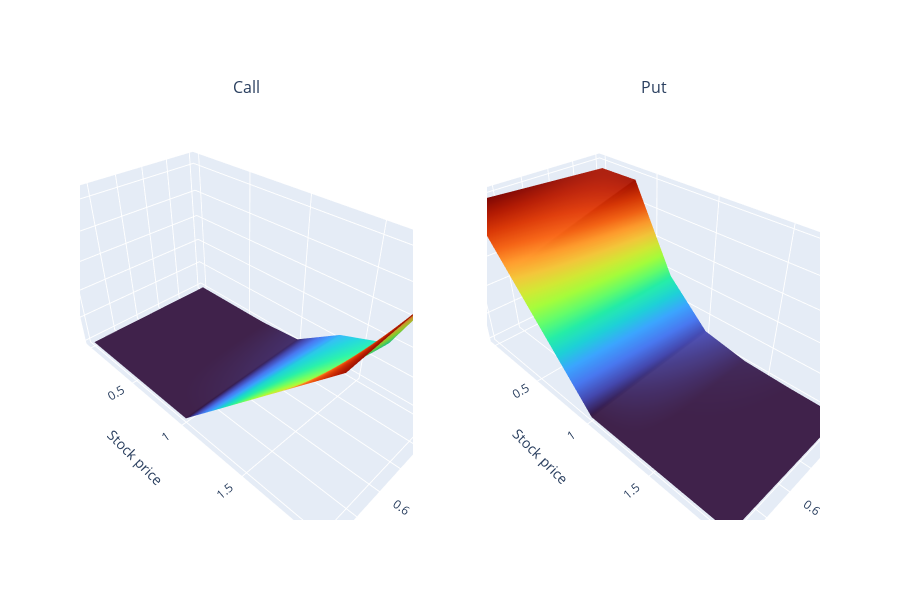

Notebook code for this chart:
### Markdown cell above
PDE for European options (in Black-Scholes model) with payoff $G(S_T)$:

$$
\begin{cases}
    \partial_t v+\frac{1}{2}\sigma^2 x^2 \partial^2_x v + rx \partial_x v - rv = 0 &\text{in } [0,T)\times[0,x_{max}) \\
    v(T,x) = G(x) &\text{in } [0,x_{max})
\end{cases}
$$

### Code cell
ue_fdm = EuropeanFDM(l=5, m=100)
xmin, xmax = 0, 2 * model.initial_value

fig = make_subplots(rows=1, cols=2, subplot_titles=("Call", "Put"), specs=[[{"type": "surface"}, {"type": "surface"}]])

# Call
ue_call = EuropeanCall(maturity, strike)
boundary_min = 0
boundary_max = xmax - ue_call.strike * np.exp(
    -model.interest_rate * (ue_call.maturity - np.linspace(0, ue_call.maturity, ue_fdm.m))
)
x, t, u = ue_fdm.solve(model, ue_call, xmin, xmax, boundary_min, boundary_max)
x, t = np.meshgrid(t, x)
fig.add_trace(go.Surface(z=u, x=x, y=t, colorscale="turbo", name=f"{ue_call.name()}", showscale=False), row=1, col=1)

# Put
ue_put = EuropeanPut(maturity, strike)
boundary_min = ue_call.strike * np.exp(
    -model.interest_rate * (ue_call.maturity - np.linspace(0, ue_call.maturity, ue_fdm.m))
)
boundary_max = 0
x, t, u = ue_fdm.solve(model, ue_put, xmin, xmax, boundary_min, boundary_max)
x, t = np.meshgrid(t, x)
fig.add_trace(go.Surface(z=u, x=x, y=t, colorscale="turbo", name=f"{ue_put.name()}", showscale=False), row=1, col=2)

fig.update_layout(
    title="",
    scene=dict(xaxis_title="Time", yaxis_title="Stock price", zaxis_title="Option price"),
    scene2=dict(xaxis_title="Time", yaxis_title="Stock price", zaxis_title="Option price"),
    height=600,
)
fig.show()

### Figure 1 — Plotly figure (JSON) as saved in the notebook; plotly's stock layout.template omitted (floating-point values rounded to 4 significant figures; data arrays with more than 128 entries replaced by an {"elided": "..."} marker saying what was removed)
{"data": [{"colorscale": [[0, "#30123b"], [0.07143, "#4145ab"], [0.1429, "#4675ed"], [0.2143, "#39a2fc"], [0.2857, "#1bcfd4"], [0.3571, "#24eca6"], [0.4286, "#61fc6c"], [0.5, "#a4fc3b"], [0.5714, "#d1e834"], [0.6429, "#f3c63a"], [0.7143, "#fe9b2d"], [0.7857, "#f36315"], [0.8571, "#d93806"], [0.9286, "#b11901"], [1, "#7a0402"]], "name": "European Call", "scene": "scene", "showscale": false, "type": "surface", "x": {"elided": "7x101 float values"}, "y": {"elided": "7x101 float values"}, "z": {"elided": "7x101 float values"}}, {"colorscale": [[0, "#30123b"], [0.07143, "#4145ab"], [0.1429, "#4675ed"], [0.2143, "#39a2fc"], [0.2857, "#1bcfd4"], [0.3571, "#24eca6"], [0.4286, "#61fc6c"], [0.5, "#a4fc3b"], [0.5714, "#d1e834"], [0.6429, "#f3c63a"], [0.7143, "#fe9b2d"], [0.7857, "#f36315"], [0.8571, "#d93806"], [0.9286, "#b11901"], [1, "#7a0402"]], "name": "European Put", "scene": "scene2", "showscale": false, "type": "surface", "x": {"elided": "7x101 float values"}, "y": {"elided": "7x101 float values"}, "z": {"elided": "7x101 float values"}}], "layout": {"annotations": [{"font": {"size": 16}, "showarrow": false, "text": "Call", "x": 0.225, "xanchor": "center", "xref": "paper", "y": 1, "yanchor": "bottom", "yref": "paper"}, {"font": {"size": 16}, "showarrow": false, "text": "Put", "x": 0.775, "xanchor": "center", "xref": "paper", "y": 1, "yanchor": "bottom", "yref": "paper"}], "height": 600, "scene": {"domain": {"x": [0, 0.45], "y": [0, 1]}, "xaxis": {"title": {"text": "Time"}}, "yaxis": {"title": {"text": "Stock price"}}, "zaxis": {"title": {"text": "Option price"}}}, "scene2": {"domain": {"x": [0.55, 1], "y": [0, 1]}, "xaxis": {"title": {"text": "Time"}}, "yaxis": {"title": {"text": "Stock price"}}, "zaxis": {"title": {"text": "Option price"}}}, "title": {"text": ""}}}
